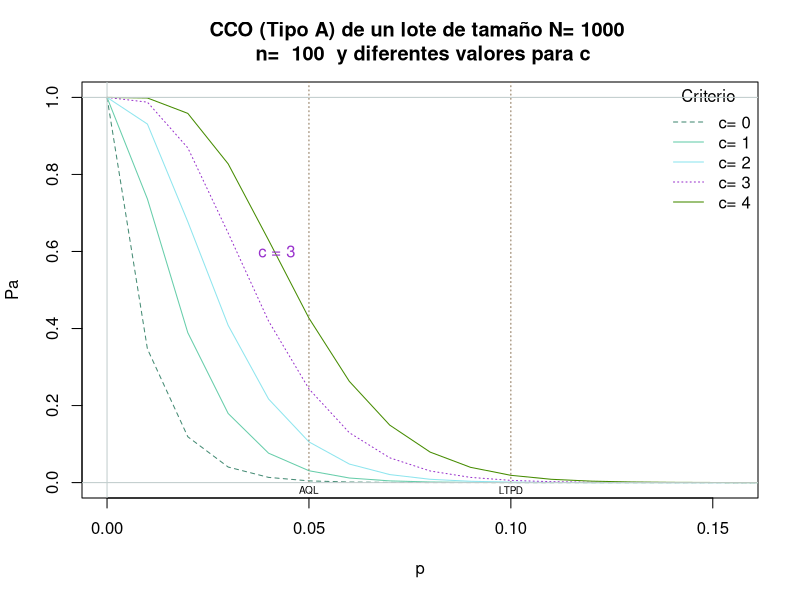
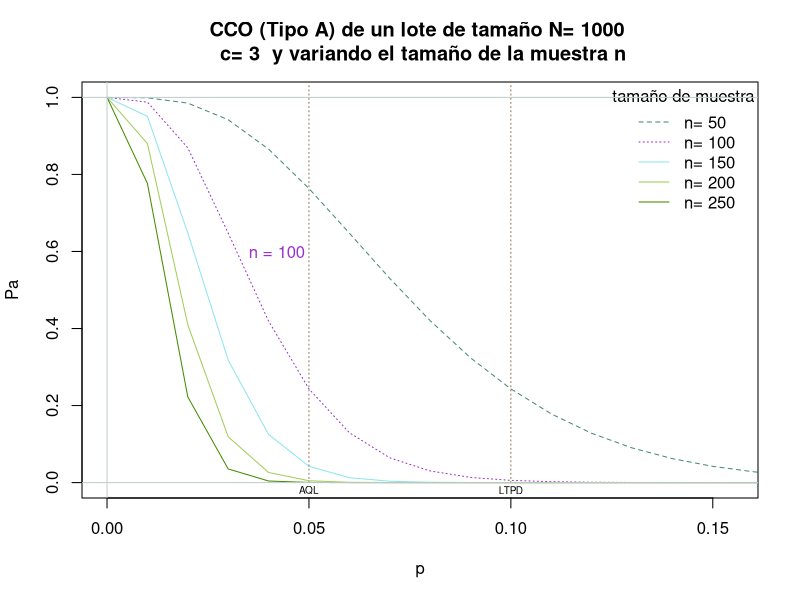

Generate these figures, in order, with R:
# parámtros dados en # Facchinetti, S. 2022
N <- c(1000)
n <- c(50, 100, 150, 200, 250) 
c <- c(0, 1, 2, 3, 4)
n1 <- c(100) # n fijo
c1 <- c(3)  # c fijo
prop <- seq(0, 1, 0.01)

cols_a <- c("aquamarine4", "aquamarine3", "cadetblue2", "darkorchid", "chartreuse4")
cols_b <- c("aquamarine4", "darkorchid", "cadetblue2", "darkolivegreen3", "chartreuse4")
# darkorchid
lty_a <- c(2, 1, 1, 3, 1)
lty_b <- c(2, 3, 1, 1, 1)
x11()
plot(prop, phyper(c[1], N[1]*prop, N[1]*(1 - prop), n1), lty = lty_a[1],
     main = paste("CCO (Tipo A) de un lote de tamaño N=", N[1], "\n",
     "n= ", n1, " y diferentes valores para c"), type = "l", xlim = c(0, 0.155),
     col = cols_a[1], ylab = "Pa", xlab = "p")

c_rest <- c[-1]

for (i in 1:length(c_rest)) {
  lines(prop, phyper(c_rest[i], N[1]*prop,N[1]*(1 - prop), n1), lty = lty_a[i+1],
        col = cols_a[i + 1])
}

legend(x = "topright", legend = paste("c=",c), col = cols_a, 
       title = "Criterio", lty= c(2, 1, 1, 3, 1), box.lty = 0, bg = NA)
# abline(v=c(0.05, 0.10), lty = 3, col = c("burlywood4"))
segments(x0= 0.05, y0= 0, x1= 0.05, y1= 1.5, lty = 3, col = c("burlywood4"))
segments(x0= 0.10, y0= 0, x1= 0.10, y1= 1.5, lty = 3, col = c("burlywood4"))
abline(v= 0, h= c(0,1), lty = 1, col = c("azure3"))
text(x= 0.05, y= -0.02, label= "AQL", cex = 0.6)
text(x= 0.10, y= -0.02, label= "LTPD", cex = 0.6)
text(x=0.042, y = 0.6, label = "c = 3", col = "darkorchid")


x11()
plot(prop, phyper(c1, N[1]*prop, N[1]*(1 - prop), n[1]), lty = lty_b[1],
     main = paste(paste("CCO (Tipo A) de un lote de tamaño N=", N[1], "\n",
                      "c=", c1, " y variando el tamaño de la muestra n")), type = "l", xlim = c(0, 0.155),
     col = cols_b[1], ylab = "Pa", xlab = "p")

n_rest <- n[-1]
for (i in 1:length(n_rest)) {
  lines(prop, phyper(c1, N[1]*prop,N[1]*(1 - prop), n_rest[i]), lty= lty_b[i+1],
        col = cols_b[i + 1])
}

legend(x = "topright", legend = paste("n=",n), col = cols_b, 
       title = "tamaño de muestra", lty= lty_b, box.lty = 0, bg = NA)
# abline(v=c(0.05, 0.10), lty = 3, col = c("burlywood4"))
segments(x0= 0.05, y0= 0, x1= 0.05, y1= 1.5, lty = 3, col = c("burlywood4"))
segments(x0= 0.10, y0= 0, x1= 0.10, y1= 1.5, lty = 3, col = c("burlywood4"))
abline(v= 0, h= c(0,1), lty = 1, col = c("azure3"))
text(x= 0.05, y= -0.02, label= "AQL", cex = 0.6)
text(x= 0.10, y= -0.02, label= "LTPD", cex = 0.6)
text(x=0.042, y = 0.6, label = "n = 100", col = "darkorchid")
